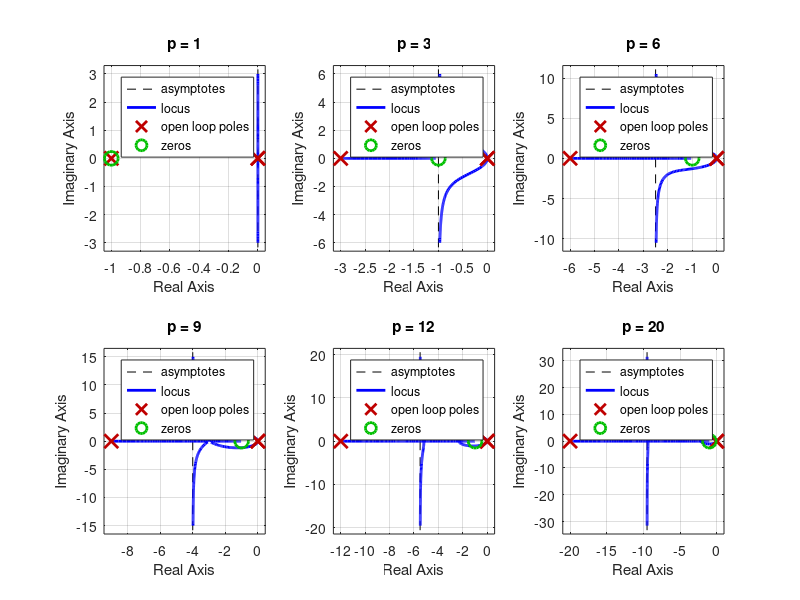

MATLAB code for this plot: (Note: this script raises an error after producing the figure.)
clc;
clear all; close all;

load('Prob4.mat');
%% Prob 4a. Bode Plot
disp('>> Prob 4a. Root locus');

p = [1 3 6 9 12 20];

figure(1)
set(gcf,'position', [0, 0, 900, 600]);

for i=1:length(p)
    G = tf([1],[1 0 0]);    % 1/s^2
    C = tf([1 1],[1 p(i)]); % (s+1)/(s+p)

    subplot(2,3,i)
    rlocus(G*C); grid on;
    title(['p = ' num2str(p(i)) ''])
end

disp(repmat('=',1,80));

%% Prob 4b. to 4d. Designing a Compensator

% Design from the beginning.
% sisotool(G, C);

% Or load the saved file.
sisotool('HW1_Prob4.mat');